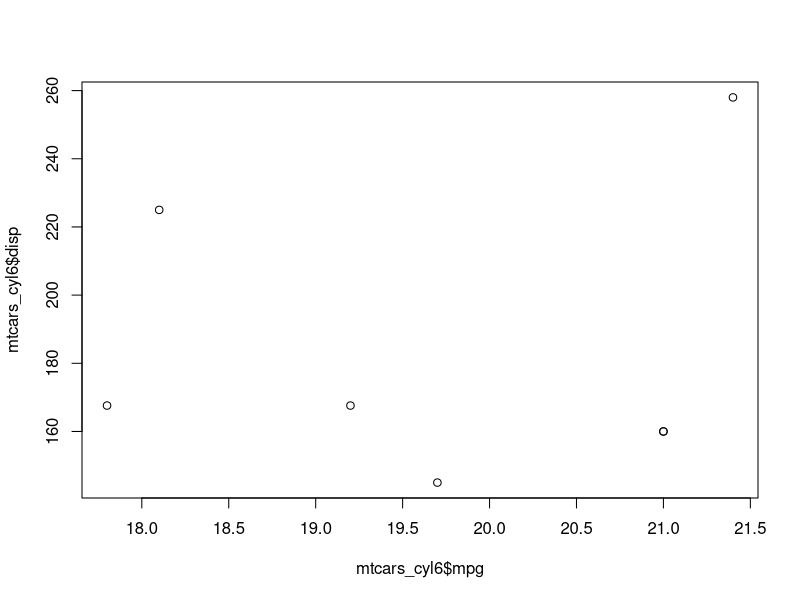

R code for this plot:
## ---- chunk 1
knitr::opts_chunk$set(echo = TRUE)
## ---- chunk 2
data(mtcars)
names(mtcars)
subset(mtcars, cyl==6)
mtcars_cyl6=subset(mtcars, cyl==6)
## ---- chunk 3
plot(mtcars_cyl6$mpg,mtcars_cyl6$disp)
